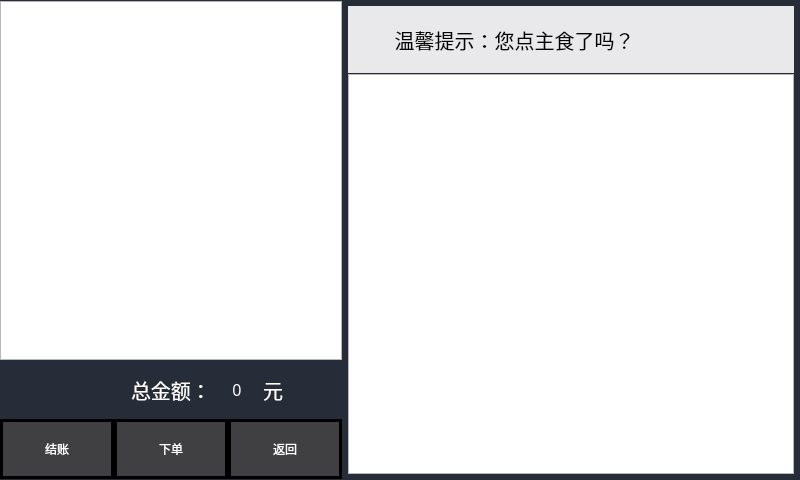
<?xml version="1.0" encoding="UTF-8"?>
<ui version="4.0">
 <class>ListWindow</class>
 <widget class="QMainWindow" name="ListWindow">
  <property name="geometry">
   <rect>
    <x>0</x>
    <y>0</y>
    <width>800</width>
    <height>480</height>
   </rect>
  </property>
  <property name="minimumSize">
   <size>
    <width>800</width>
    <height>480</height>
   </size>
  </property>
  <property name="windowTitle">
   <string>MainWindow</string>
  </property>
  <property name="styleSheet">
   <string notr="true">QMainWindow#ListWindow
{
	background-color: rgb(38, 44, 56);
}
</string>
  </property>
  <widget class="QWidget" name="centralwidget">
   <property name="styleSheet">
    <string notr="true">
QPushButton
{
	background-color: rgba(67, 67, 67,0.9);
color: rgb(255, 255, 255);
font: 14pt &quot;华光行楷_CNKI&quot;;
border:2px solid;
border-bottom-left-radius:1em;
border-bottom-right-radius:1em;
border-top-left-radius:1em;
border-top-right-radius:1em;
border-style:solid;
border-width:3px;
}
QPushButton#Order_Bt:pressed
{
	background-color: rgb(170, 170, 0);
}
QPushButton#finishBt:pressed

{
	background-color: rgb(170, 170, 0);
}
QLabel#AllLB
{
	
	color: rgb(255, 255, 255);
}
QLabel#lable_11
{
	
	color: rgb(255, 255, 255);
}
QLabel#lable_12
{
	
	color: rgb(255, 255, 255);
}</string>
   </property>
   <layout class="QHBoxLayout" name="horizontalLayout_3" stretch="3,4">
    <property name="spacing">
     <number>1</number>
    </property>
    <property name="leftMargin">
     <number>0</number>
    </property>
    <property name="topMargin">
     <number>1</number>
    </property>
    <property name="rightMargin">
     <number>1</number>
    </property>
    <property name="bottomMargin">
     <number>1</number>
    </property>
    <item>
     <layout class="QVBoxLayout" name="verticalLayout" stretch="6,1,1">
      <property name="spacing">
       <number>0</number>
      </property>
      <item>
       <widget class="QListWidget" name="listWidget">
        <property name="maximumSize">
         <size>
          <width>16777215</width>
          <height>16777215</height>
         </size>
        </property>
       </widget>
      </item>
      <item>
       <layout class="QHBoxLayout" name="horizontalLayout_2" stretch="5,1,2,1,2">
        <property name="spacing">
         <number>0</number>
        </property>
        <item>
         <spacer name="horizontalSpacer_2">
          <property name="orientation">
           <enum>Qt::Horizontal</enum>
          </property>
          <property name="sizeHint" stdset="0">
           <size>
            <width>40</width>
            <height>20</height>
           </size>
          </property>
         </spacer>
        </item>
        <item>
         <widget class="QLabel" name="lable_11">
          <property name="font">
           <font>
            <family>华文行楷</family>
            <pointsize>15</pointsize>
           </font>
          </property>
          <property name="text">
           <string>总金额：</string>
          </property>
         </widget>
        </item>
        <item>
         <widget class="QLabel" name="AllLB">
          <property name="minimumSize">
           <size>
            <width>40</width>
            <height>15</height>
           </size>
          </property>
          <property name="font">
           <font>
            <family>华文隶书</family>
            <pointsize>12</pointsize>
           </font>
          </property>
          <property name="layoutDirection">
           <enum>Qt::LeftToRight</enum>
          </property>
          <property name="lineWidth">
           <number>10</number>
          </property>
          <property name="text">
           <string>0</string>
          </property>
          <property name="alignment">
           <set>Qt::AlignCenter</set>
          </property>
          <property name="indent">
           <number>0</number>
          </property>
         </widget>
        </item>
        <item>
         <widget class="QLabel" name="lable_12">
          <property name="font">
           <font>
            <family>华文隶书</family>
            <pointsize>15</pointsize>
           </font>
          </property>
          <property name="text">
           <string>元</string>
          </property>
         </widget>
        </item>
        <item>
         <spacer name="horizontalSpacer">
          <property name="orientation">
           <enum>Qt::Horizontal</enum>
          </property>
          <property name="sizeHint" stdset="0">
           <size>
            <width>40</width>
            <height>20</height>
           </size>
          </property>
         </spacer>
        </item>
       </layout>
      </item>
      <item>
       <layout class="QHBoxLayout" name="horizontalLayout">
        <property name="spacing">
         <number>0</number>
        </property>
        <item>
         <widget class="QPushButton" name="finishBt">
          <property name="sizePolicy">
           <sizepolicy hsizetype="Expanding" vsizetype="Expanding">
            <horstretch>0</horstretch>
            <verstretch>0</verstretch>
           </sizepolicy>
          </property>
          <property name="styleSheet">
           <string notr="true"/>
          </property>
          <property name="text">
           <string>结账</string>
          </property>
         </widget>
        </item>
        <item>
         <widget class="QPushButton" name="Order_Bt">
          <property name="sizePolicy">
           <sizepolicy hsizetype="Expanding" vsizetype="Expanding">
            <horstretch>0</horstretch>
            <verstretch>0</verstretch>
           </sizepolicy>
          </property>
          <property name="styleSheet">
           <string notr="true"/>
          </property>
          <property name="text">
           <string>下单</string>
          </property>
         </widget>
        </item>
        <item>
         <widget class="QPushButton" name="returnBt">
          <property name="sizePolicy">
           <sizepolicy hsizetype="Expanding" vsizetype="Expanding">
            <horstretch>0</horstretch>
            <verstretch>0</verstretch>
           </sizepolicy>
          </property>
          <property name="styleSheet">
           <string notr="true">color: rgb(255, 255, 255);
font: 14pt &quot;华光行楷_CNKI&quot;;
border:2px solid;
border-bottom-left-radius:1em;
border-bottom-right-radius:1em;
border-top-left-radius:1em;
border-top-right-radius:1em;
border-style:solid;
border-width:3px;
background-color: rgba(67, 67, 67,0.9)</string>
          </property>
          <property name="text">
           <string>返回</string>
          </property>
         </widget>
        </item>
       </layout>
      </item>
     </layout>
    </item>
    <item>
     <layout class="QGridLayout" name="gridLayout" rowstretch="1,6" rowminimumheight="0,0">
      <property name="leftMargin">
       <number>5</number>
      </property>
      <property name="topMargin">
       <number>5</number>
      </property>
      <property name="rightMargin">
       <number>5</number>
      </property>
      <property name="bottomMargin">
       <number>5</number>
      </property>
      <item row="0" column="0">
       <widget class="QLabel" name="label">
        <property name="sizePolicy">
         <sizepolicy hsizetype="Expanding" vsizetype="Expanding">
          <horstretch>0</horstretch>
          <verstretch>0</verstretch>
         </sizepolicy>
        </property>
        <property name="font">
         <font>
          <family>华文隶书</family>
          <pointsize>15</pointsize>
         </font>
        </property>
        <property name="styleSheet">
         <string notr="true">background-color: rgba(255, 255, 255,0.9);</string>
        </property>
        <property name="text">
         <string>         温馨提示：您点主食了吗？</string>
        </property>
       </widget>
      </item>
      <item row="1" column="0">
       <widget class="QTableWidget" name="tableWidget">
        <property name="maximumSize">
         <size>
          <width>500</width>
          <height>600</height>
         </size>
        </property>
        <property name="cornerButtonEnabled">
         <bool>true</bool>
        </property>
        <property name="rowCount">
         <number>0</number>
        </property>
        <property name="columnCount">
         <number>0</number>
        </property>
        <attribute name="horizontalHeaderVisible">
         <bool>false</bool>
        </attribute>
        <attribute name="horizontalHeaderMinimumSectionSize">
         <number>180</number>
        </attribute>
        <attribute name="horizontalHeaderDefaultSectionSize">
         <number>225</number>
        </attribute>
        <attribute name="verticalHeaderVisible">
         <bool>false</bool>
        </attribute>
        <attribute name="verticalHeaderMinimumSectionSize">
         <number>180</number>
        </attribute>
        <attribute name="verticalHeaderDefaultSectionSize">
         <number>225</number>
        </attribute>
       </widget>
      </item>
     </layout>
    </item>
   </layout>
  </widget>
 </widget>
 <resources/>
 <connections/>
</ui>
